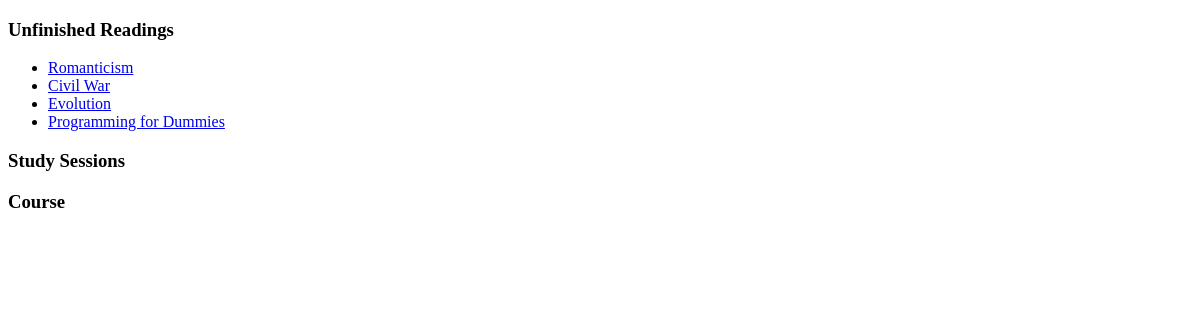
The app's page /, older data.
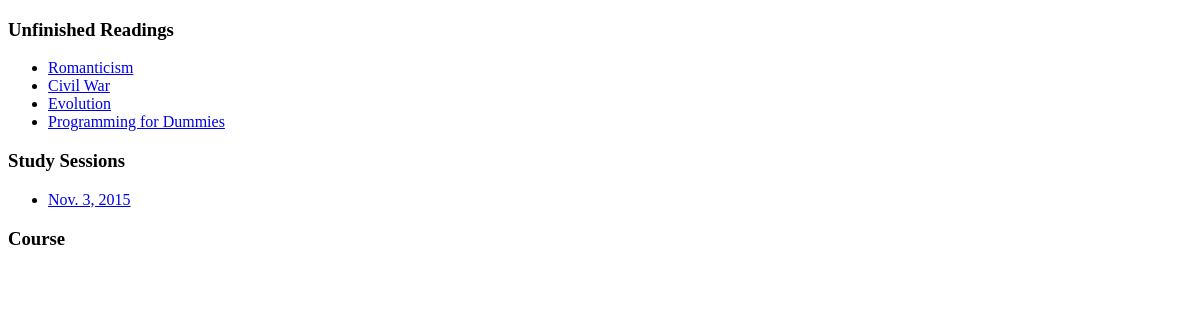
The same page, newer data.
### inventory/models.py (models this page shows)
class Item(models.Model):
	title = models.CharField(max_length=200)
	startPage = models.IntegerField()
	endPage = models.IntegerField()
	course = models.CharField(max_length=200)
	dueDate = models.DateField()

class StudySessions(models.Model):
	date = models.DateField()
	startPage = models.IntegerField()
	pagesRead = models.IntegerField()
	timeSpent = models.IntegerField()

### inventory/views.py (the view)
# urls.py: url(r'^$', views.index, name='index'),
def index(request):
	items = Item.objects.all()
	studySessions = StudySessions.objects.all()
	course = Course.objects.all()
	return render(request, 'inventory/index.html', {
		'items': items,
		'studySessions': studySessions,
		'course': course
	})

### firstdjango/templates/inventory/index.html (shortened to what this page needs)
{% extends "base.html" %}
{% block content %}
	<h3>Unfinished Readings</h3>
	<ul>
		{% for item in items %}
			<li>
				<a href="{% url 'item_detail' item.id %}">
					{{ item.title|capfirst }}
				</a>
			</li>
		{% endfor %}
	</ul>
	<h3>Study Sessions</h3>
	<ul>
		{% for studySession in studySessions %}
			<li>
				<a href="{% url 'studySession_detail' studySession.id %}">
					{{ studySession.date }}
				</a>
			</li>
		{% endfor %}
	</ul>
	<h3>Course</h3>
{% endblock %}

Row changes from the older to the newer data that the page shows:
added StudySessions: date "Nov. 3, 2015"
